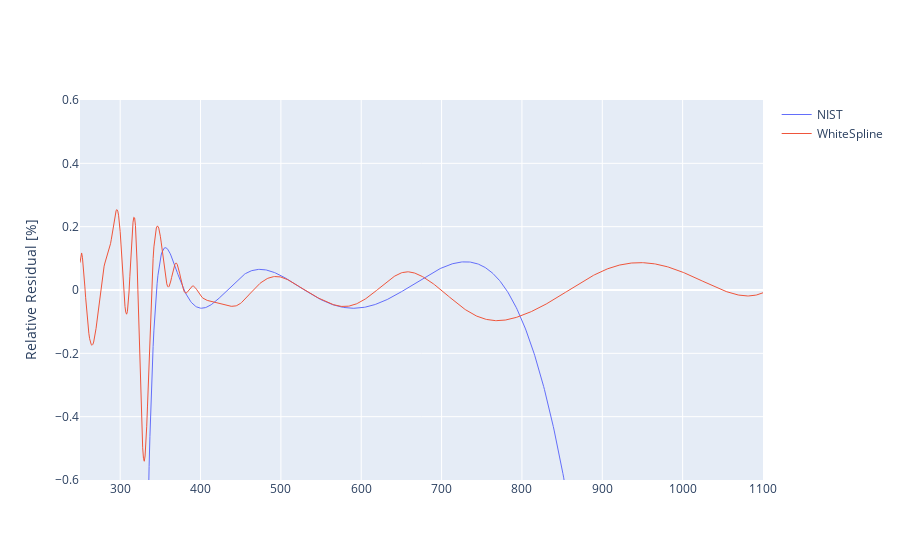

Notebook cell for this chart:
### Code cell
# Chose an arbitrary reference model
RefModel = SSBUV
Models = (NIST, WhiteSpline)

# Choose and arbitrary wavelength grid for interpolation
w_interp = np.linspace(250.0, 1100.0, (1100-250)+1)  # Arbitrary wl grid

# Create the reference model
# This will be used to compute relative residuals for all other models
irr_ref = RefModel(df.wavelength.to_numpy(), df.irradiance.to_numpy(), df.uncertainty_rel.to_numpy()).model(w_interp)
print(f"{RefModel.__name__} is the reference model.")


# Each comparison model will be plotted as a separate trace
# The y-axis will show the relative residuals compared to the reference model
fig = go.Figure()
for model in Models:
    print(model.__name__)
    irr = model(df.wavelength.to_numpy(), df.irradiance.to_numpy(), df.uncertainty_rel.to_numpy()).model(w_interp)
    irr_resid = 100 * (irr - irr_ref) / irr_ref 
    fig.add_trace(go.Scatter(
        x=w_interp, y=irr_resid, mode='lines',
        name=model.__name__,
        line=dict(width=1.5)
    ))

fig.update_yaxes(range=[-0.6, 0.6], title_text='Relative Residual [%]')
fig.show()

### Figure 1 — Plotly figure (JSON) as saved in the notebook; plotly's stock layout.template omitted (floating-point values rounded to 4 significant figures; data arrays with more than 128 entries replaced by an {"elided": "..."} marker saying what was removed)
{"data": [{"line": {"width": 1}, "mode": "lines", "name": "NIST", "type": "scatter", "x": {"elided": "851 float values"}, "y": {"elided": "851 float values"}}, {"line": {"width": 1}, "mode": "lines", "name": "WhiteSpline", "type": "scatter", "x": {"elided": "851 float values"}, "y": {"elided": "851 float values"}}], "layout": {"yaxis": {"range": [-0.6, 0.6], "title": {"text": "Relative Residual [%]"}}}}
